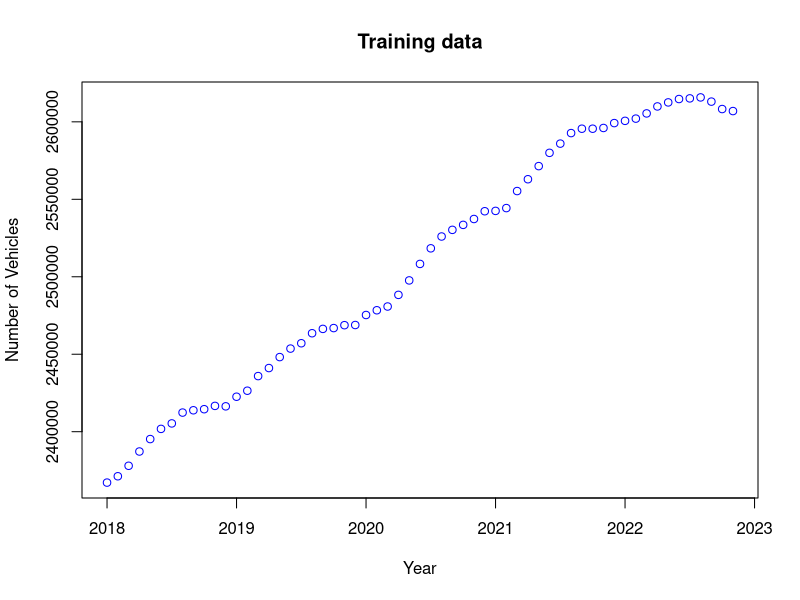
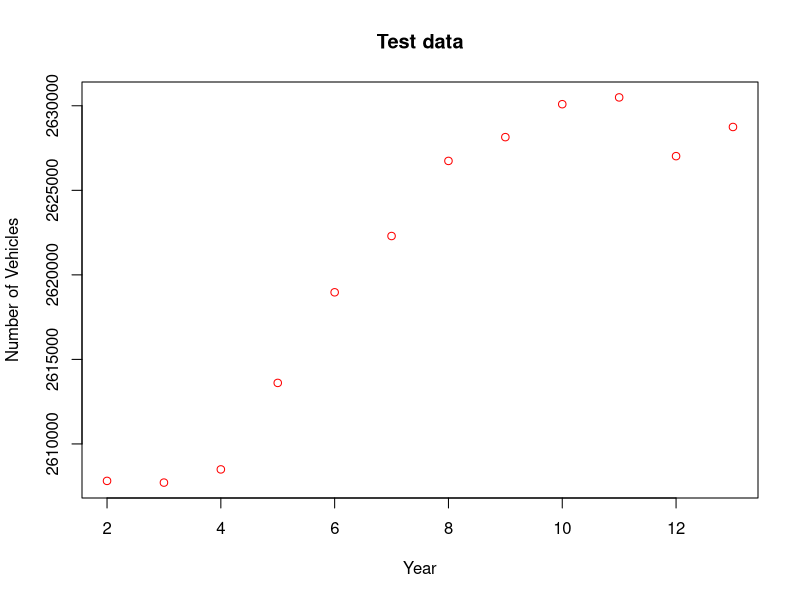
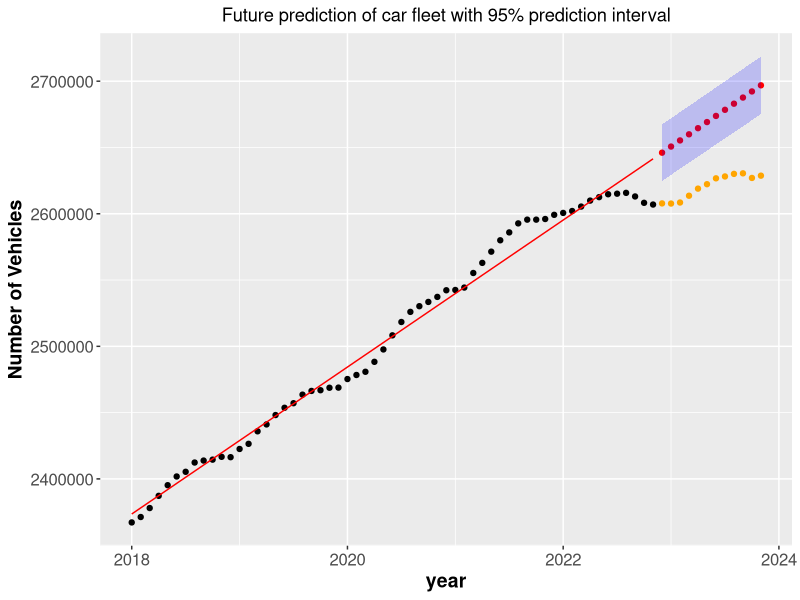
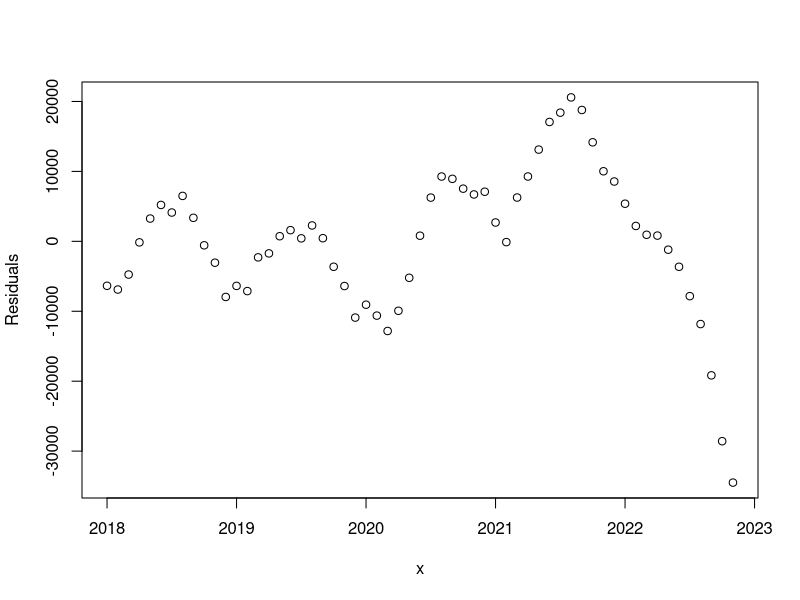
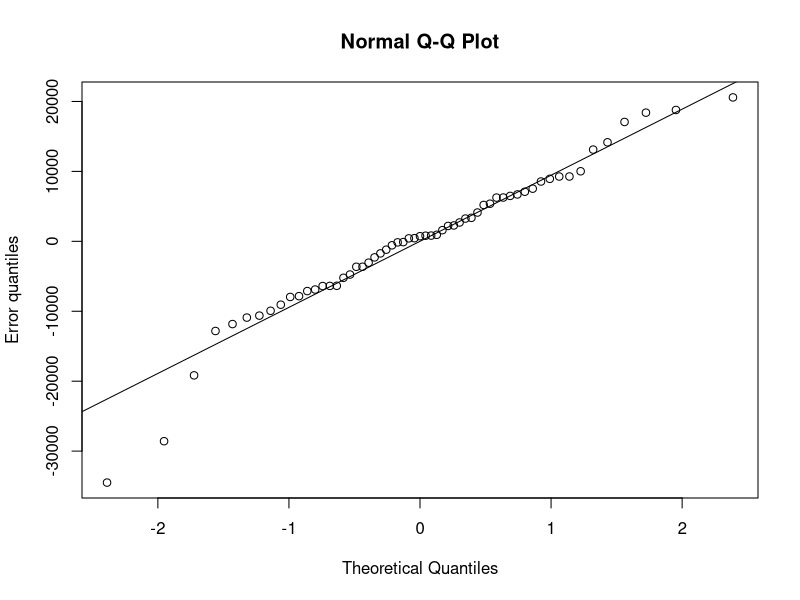
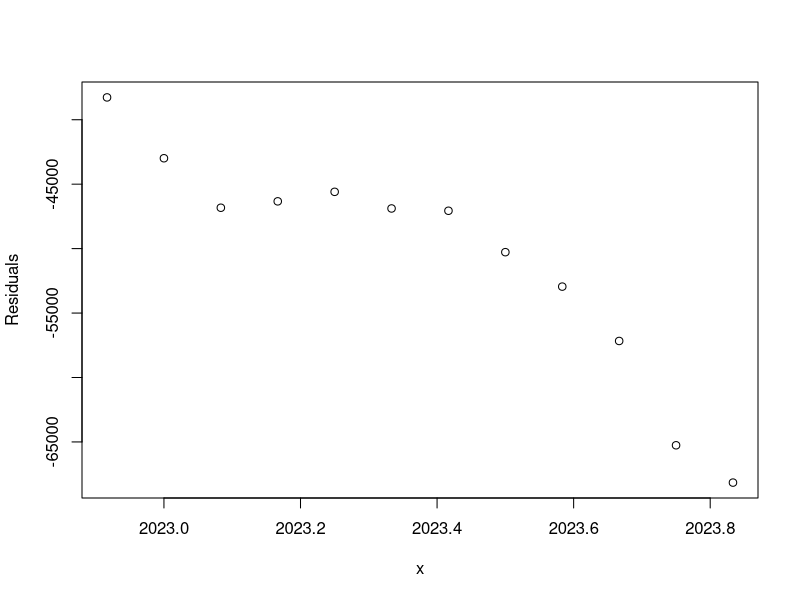
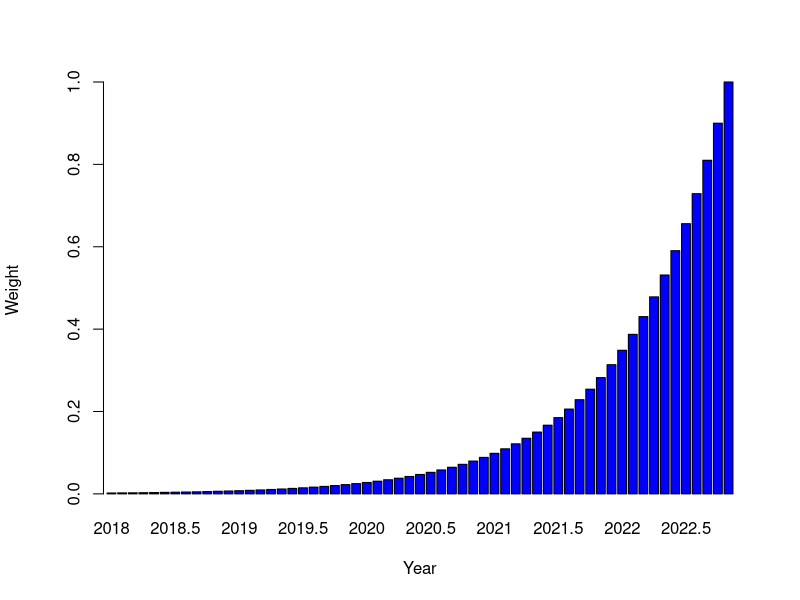
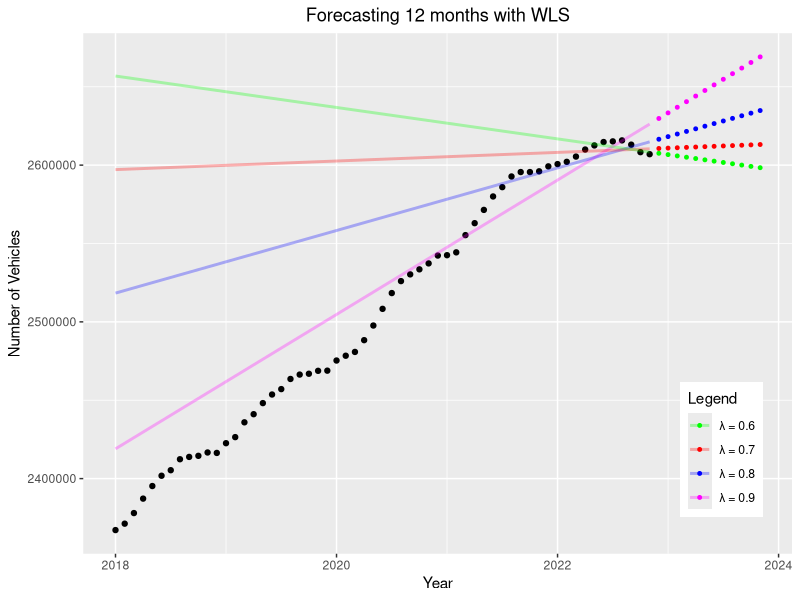

Write R code to recreate these figures, in order.
# Required package to read excel
library("readxl")
library("ggplot2")

### DATA IMPORT ###
# Training Data
 my_data <- read_excel("Assignment 1/DST_BIL54_train.xlsx")
#my_data <- read_excel("/Users/thomastrosborg/Desktop/Uni/Master/1. semester/Time Series Analysis/git/Assignment 1/DST_BIL54_train.xlsx")
n_train <- length(my_data)
train <- unlist(my_data[1, 2:n_train])
x <- seq(2018, 2022 + 10 / 12, by = 1 / 12)
n <- length(x)
y_train <- train

# Test Data
 my_data <- read_excel("Assignment 1/DST_BIL54_test.xlsx")
#my_data <- read_excel("/Users/thomastrosborg/Desktop/Uni/Master/1. semester/Time Series Analysis/git/Assignment 1/DST_BIL54_test.xlsx")
n_test <- length(my_data)
test <- unlist(my_data[1, 2:n_test])


##### Q1 #####
plot(x, train, col = "blue", title("Training data"), xlab="Year", ylab="Number of Vehicles")

plot(2:n_test, test, col = "red", title("Test data"), xlab="Year", ylab="Number of Vehicles")




##### Q2 #####
# Q2.1
ones <- rep(1, length(x))
x_ols <- cbind(ones, x)
theta <- solve(t(x_ols) %*% x_ols) %*% t(x_ols) %*% train

y_hat <- x_ols %*% theta
#plot(x, y_hat, col = "blue", title("Training data - OLS estimate"))
print(theta)

# Error, squared errors and residual variance estimate
error <- train - y_hat
RSS_ols <- t(error) %*% error
sigma2 <- as.numeric(RSS_ols) / (n_train - length(theta))

# Variance and std of estimated errors
v_ols <- sigma2 * solve(t(x_ols) %*% x_ols)
s_ols <- sqrt(diag(v_ols))

# Make forecast for next 12 months
x_test <- seq(2022 + 11 / 12, 2023 + 10 / 12, by = 1 / 12)
x_forecast <- cbind(1, x_test)
y_forecast <- x_forecast %*% theta

# Confidence interval
alpha <- 0.05
vmatrix <- sigma2 * (1 + (x_forecast %*% solve(t(x_ols) %*% x_ols)) %*% t(x_forecast))

CI_lb <- y_forecast - qt(1 - alpha / 2, n_train - length(theta)) * sqrt(diag(vmatrix))
CI_ub <- y_forecast + qt(1 - alpha / 2, n_train - length(theta)) * sqrt(diag(vmatrix))

# Plot fitted model, training data, forecast and CI
df_train <- data.frame(year = x, y = train, y_hat = y_hat)
df_forecast <- data.frame(year = x_forecast[,2], y = test, yhat = y_forecast, CI_lb = CI_lb, CI_ub = CI_ub)


ggplot(df_train, aes(x = year, y=train), title("Prediction of car fleet")) +
  geom_point(col = "black") + 
  geom_line(aes(x = year, y=y_hat), col="red", size = 0.5) +
  geom_point(data = df_forecast, aes(x = year, y = yhat), col="red", size=1.5) +
  geom_point(data = df_forecast, aes(x = year, y = y), col="orange", size=1.5) +
  geom_ribbon(data=df_forecast, aes(x=year, ymin=CI_lb, ymax=CI_ub), inherit.aes=FALSE, alpha=0.2, fill="blue") +
  ggtitle("Future prediction of car fleet with 95% prediction interval") + ylab("Number of Vehicles") +
  theme(plot.title = element_text(hjust = 0.5), axis.text=element_text(size=12), axis.title=element_text(size=14,face="bold"))

# Residual of model on historic data, clearly not white noise
plot(x, error, ylab = "Residuals")

# QQ plot of residuals
qqnorm(error, ylab = "Error quantiles")
qqline(error)

# Test error, model overestimates car fleet
plot(x_forecast[, 2], test - y_forecast, ylab = "Residuals", xlab = "x")




##### Q3 #####

# 3.1
lambda <- 0.9
SIGMA_OLS <- diag(n)
SIGMA_WLS <- diag(n)
for (i in 1:n) {
  SIGMA_WLS[i,i] <- 1/lambda^(n-i)
}
print(SIGMA_WLS[55:59,55:59])
W_WLS <- solve(SIGMA_WLS)

# 3.2
weights <- lambda^((n-1):0)
# plot the weights:
p <- barplot(weights, names = x, col = "blue", xlab = "Year", ylab = "Weight", axes = FALSE)
axis(side = 2, pos = -0.2)

# 3.3
print(sum(weights))

# 3.4
WLS <- solve(t(x_ols)%*%solve(SIGMA_WLS)%*%x_ols)%*%(t(x_ols)%*%solve(SIGMA_WLS)%*%y_train)
print(WLS)

# 3.5
y_wls <- x_test
lambdas <- c(0.9, 0.8, 0.7, 0.6)
df_forecast_wls <- data.frame(year = x_forecast[,2])
frame_names <- c('l09', 'l08', 'l07', 'l06')
df_forecast_wls[frame_names] <- NA

df_train[frame_names] <- NA

for (j in 1:length(lambdas)) {
  lambda = lambdas[j]
  for (i in 1:n) {
    SIGMA_WLS[i,i] <- 1/lambda^(n-i)
  }
  WLS <- solve(t(x_ols)%*%solve(SIGMA_WLS)%*%x_ols)%*%(t(x_ols)%*%solve(SIGMA_WLS)%*%y_train)
  y_pred <- x_forecast %*% WLS
  df_forecast_wls[frame_names[j]] <- y_pred
  df_train[frame_names[j]] <- x_ols %*% WLS
  print(WLS)
}

colors <- c("magenta", "blue", "red", "green")

ggplot(df_train, aes(x = year, y=train, colour='black')) +
  geom_point(col = "black") +
  geom_point(data=df_forecast_wls, aes(x=year, y=l09, colour="n9"), size=1)+
  geom_point(data=df_forecast_wls, aes(x=year, y=l08, colour="n8"), size=1)+
  geom_point(data=df_forecast_wls, aes(x=year, y=l07, colour="n7"), size=1)+
  geom_point(data=df_forecast_wls, aes(x=year, y=l06, colour="n6"), size=1)+
  geom_line(data=df_train, aes(x=year, y=l09, colour="n9"),linewidth=1, alpha=0.3)+
  geom_line(data=df_train, aes(x=year, y=l08, colour="n8"),linewidth=1, alpha=0.3)+
  geom_line(data=df_train, aes(x=year, y=l07, colour="n7"),linewidth=1, alpha=0.3)+
  geom_line(data=df_train, aes(x=year, y=l06, colour="n6"),linewidth=1, alpha=0.3)+
  theme(legend.position = c(0.9, 0.2), plot.title = element_text(hjust = 0.5)) +
  scale_color_manual(values = c(n9 = colors[1], n8 = colors[2], n7 = colors[3], n6 = colors[4]),
                     labels = c(n9 = "\u03bb = 0.9", n8 = "\u03bb = 0.8", n7 = "\u03bb = 0.7", n6 = "\u03bb = 0.6")) +
  labs(y= "Number of Vehicles", x = "Year", title = "Forecasting 12 months with WLS", color = "Legend")
  
# 3.6


##### Q4 #####

# 4.1 
f <- function(j) rbind(1, j)
L <- matrix(c(1.,0., 1.,1.),
            byrow=TRUE, nrow=2)
Linv <- solve(L) 

# 4.2
i <- 1
F_N <-  (lambda^0) * f(0)%*%t(f(0))
h_N <-  (lambda^0) * f(0) * y_train[i]

# 4.3
# Using lambda = 0.9 update FN and hN recursively and provide F10 and h10. We will 
# not calculate predictions for these first 10 steps.
lambda <- 0.9
for (i in 2:10){
  F_N <- F_N + lambda^(i-1) * f(-(i-1)) %*% t(f(-(i-1)))  
  h_N <- lambda * Linv %*% h_N + f(0) * y_train[i]
  theta_N <- solve(F_N) %*% h_N
  
  yhat_N <- t(f(-(i-1):(59-i))) %*% theta_N
  plot_N <- ggplot(df_train, aes(x = year, y = y)) +
    geom_point() + 
    geom_point(data=df_train[1:i,], col="blue") + 
    geom_line(data=df_train[1:i,], aes(y=yhat_N[1:i]), col="blue") +
    #geom_line(aes(y=yhat_ols), col="red", linetype=2) + 
    #xlim(1980, 2005) + ylim(0,5.5) + 
    labs(y= "Number of Vehicles", x = "Year", title = paste0("N = ", i))
  
  print(plot_N)
}

# 4.4
# Now update the model recursively up to F59 and h59, while also calculating predictions at each
# step. You should calculate predictions for 1 month ahead, 6 months ahead and 12 months ahead.
# 4.5
#Plot the resulting 1-month, 6-month and 12-month prediction together with the training data.

idx_pred_1 <- seq(from = (11+1), to = 59, by = 1)
idx_pred_6 <- seq(from = (11+6), to = 59, by = 1)
idx_pred_12 <- seq(from = (11+12), to = 59, by = 1)

df_forecast_1m <- data.frame(year = x_ols[,2][idx_pred_1])
df_forecast_6m <- data.frame(year = x_ols[,2][idx_pred_6])
df_forecast_12m <- data.frame(year = x_ols[,2][idx_pred_12])
df_forecast_1m['values'] <- NA
df_forecast_6m['values'] <- NA
df_forecast_12m['values'] <- NA

for (i in 11:59){
  F_N <- F_N + lambda^(i-1) * f(-(i-1)) %*% t(f(-(i-1)))
  h_N <- lambda * Linv %*% h_N + f(0) * y_train[i] # y not found
  theta_N <- solve(F_N) %*% h_N
  
  yhat_N <- t(f(-(i-1):(59-i))) %*% theta_N
  df_forecast_1m[(i-10),'values'] <- yhat_N[(i+1)]
  df_forecast_6m[(i-10),'values'] <- yhat_N[(i+6)]
  df_forecast_12m[(i-10),'values'] <- yhat_N[(i+12)]
  #df_forecast_1m[(i-10),'values'] <- t(f(1)) %*% theta_N
  #df_forecast_6m[(i-10),'values'] <- t(f(6)) %*% theta_N
  #df_forecast_12m[(i-10),'values'] <- t(f(12)) %*% theta_N
}

ggplot(df_train, aes(x = year, y=train, colour='black')) +
  geom_point(col = "black") +
  geom_point(data=df_forecast_1m, aes(x=year, y=values, colour='n1'), size=1)+
  geom_point(data=df_forecast_6m, aes(x=year, y=values, colour='n2'), size=1)+
  geom_point(data=df_forecast_12m, aes(x=year, y=values, colour='n3'), size=1)+
  scale_color_manual(values = c(n1 = colors[1], n2 = colors[3], n3 = colors[4]),
    labels = c(n1 = "1 month", n2 = "6 months", n3 = "12 months")) +
    labs(y= "Number of Vehicles", x = "Year", title = "Forecasts with different forecast horizons", color = "Legend")


# 4.6 Repeat the iterative predictions for lambda = 0.55, 0.56, 0.57, ..., 0.95, and 
# calculate the root-meansquare of the prediction errors for each forecast-horizon 
# (1 month, 6 months and 12 months) and for each value of lambda.
# Plot the root-mean-square of the prediction errors versus lambda for both 1 month, 6 months and 12
# months predictions.
# 4.7-9
df_forecast_1m <- data.frame(year = x_ols[,2][idx_pred_1])
df_forecast_6m <- data.frame(year = x_ols[,2][idx_pred_6])
df_forecast_12m <- data.frame(year = x_ols[,2][idx_pred_12])
df_forecast_1m['values'] <- NA
df_forecast_6m['values'] <- NA
df_forecast_12m['values'] <- NA

lambdas <- seq(from = 0.55, to = 0.95, by = 0.01)
df_prediction_errors <- data.frame(lambda = lambdas)
frame_names <- c('m1', 'm6', 'm12')
df_prediction_errors[frame_names] <- NA

for (j in 1:length(lambdas)) {
  lambda <- lambdas[j]
  i <- 1
  F_N <-  (lambda^0) * f(0)%*%t(f(0))
  h_N <-  (lambda^0) * f(0) * y_train[i]
  
  for (i in 2:59){
    F_N <- F_N + lambda^(i-1) * f(-(i-1)) %*% t(f(-(i-1)))
    h_N <- lambda * Linv %*% h_N + f(0) * y_train[i] 
    if (i > 10) {
      theta_N <- solve(F_N) %*% h_N
      
      yhat_N <- t(f(-(i-1):(59-i))) %*% theta_N
      df_forecast_1m[(i-10),'values'] <- yhat_N[(i+1)]
      df_forecast_6m[(i-10),'values'] <- yhat_N[(i+6)]
      df_forecast_12m[(i-10),'values'] <- yhat_N[(i+12)]
    }
  }
  df_prediction_errors[j,'m1'] <- sqrt(mean((y_train[(11+1):59] - df_forecast_1m[(1:(59-10-1)),'values'])^2))
  df_prediction_errors[j,'m6'] <- sqrt(mean((y_train[(11+6):59] - df_forecast_6m[(1:(59-10-6)),'values'])^2))
  df_prediction_errors[j,'m12'] <- sqrt(mean((y_train[(11+12):59] - df_forecast_12m[(1:(59-10-12)),'values'])^2))
}

ggplot(df_prediction_errors, aes(x = lambda, y=m1, colour='n1')) +
  geom_point() +
  geom_point(data=df_prediction_errors, aes(x=lambda, y=m1, colour='n1'), size=1)+
  geom_point(data=df_prediction_errors, aes(x=lambda, y=m6, colour='n2'), size=1)+
  geom_point(data=df_prediction_errors, aes(x=lambda, y=m12, colour='n3'), size=1)+
  scale_color_manual(values = c(n1 = colors[1], n2 = colors[3], n3 = colors[4]),
                     labels = c(n1 = "1 month", n2 = "6 months", n3 = "12 months")) +
  labs(y= "RMSE", x = "lambda", title = "RMSE for different values of lambda", color = "Legend")



# 4.10. 
# It would be problematic to make lambda as small as 0.5. Why is that? 
# (hint: compare the sum of weights to the number of parameters).
lambda <- 0.5
weights <- lambda^((n-1):0)
print(sum(weights))
# = 2

# 4.11. 
#Compare the 1-month-ahead prediction with lambda = 0.55 to the naive persistence model 
# (i.e. using only the last observation to predict 1 month ahead). 
# Which one is better?

rmse_naive <- sqrt(mean((y_train[(11+1):59] - y_train[(11):58])^2))
# = 5330.434

# 4.12
# Now choose the best forecasts at time t = 59 of Yt for time t = 60, t = 65 and t = 71, i.e.
# ˆ Y59+1|59, ˆ Y59+6|59, and ˆ Y59+12|59 and plot them together with the training data AND the test
# data (i.e. 2nd data file).
opt_lambda_1m <- 2
opt_lambda_6m <- 2
opt_lambda_12m <- 2
